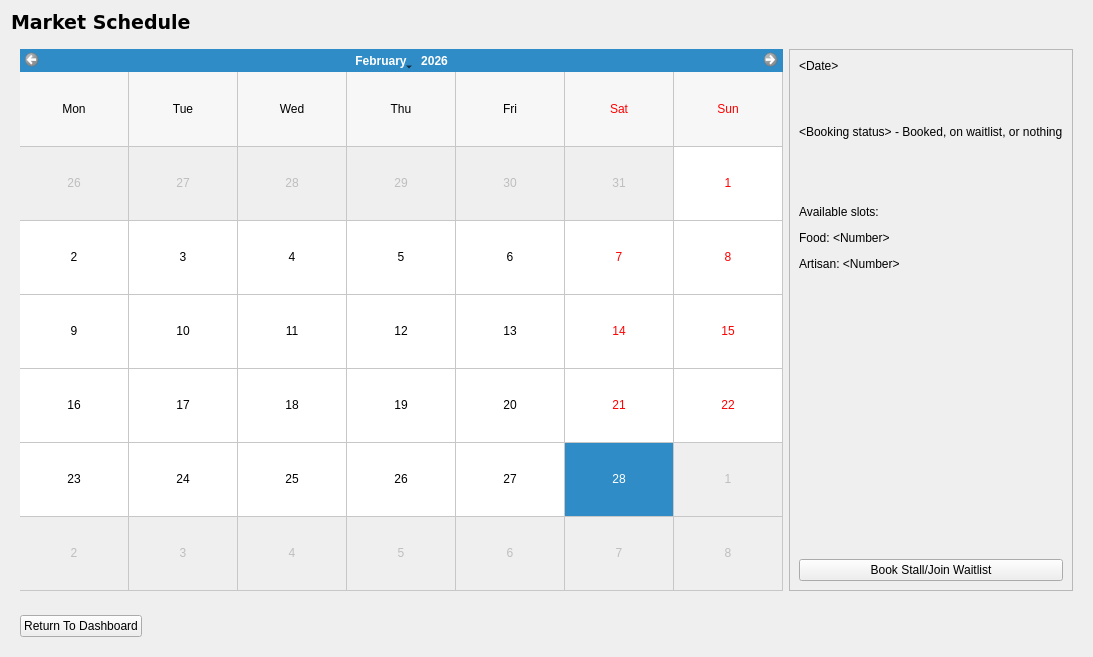
<?xml version="1.0" encoding="UTF-8"?>
<ui version="4.0">
 <class>MarketSchedulePage</class>
 <widget class="QWidget" name="MarketSchedulePage">
  <property name="geometry">
   <rect>
    <x>0</x>
    <y>0</y>
    <width>1093</width>
    <height>657</height>
   </rect>
  </property>
  <property name="windowTitle">
   <string>Form</string>
  </property>
  <layout class="QGridLayout" name="gridLayout">
   <item row="0" column="0">
    <widget class="QLabel" name="label_3">
     <property name="font">
      <font>
       <family>DejaVu Sans</family>
       <pointsize>14</pointsize>
       <weight>75</weight>
       <bold>true</bold>
      </font>
     </property>
     <property name="text">
      <string>Market Schedule</string>
     </property>
    </widget>
   </item>
   <item row="1" column="0">
    <widget class="QWidget" name="widget_2" native="true">
     <layout class="QGridLayout" name="gridLayout_6">
      <item row="0" column="0">
       <widget class="QCalendarWidget" name="calendarWidget_marketSchedule">
        <property name="minimumDate">
         <date>
          <year>2026</year>
          <month>2</month>
          <day>1</day>
         </date>
        </property>
        <property name="maximumDate">
         <date>
          <year>2026</year>
          <month>2</month>
          <day>28</day>
         </date>
        </property>
        <property name="gridVisible">
         <bool>true</bool>
        </property>
        <property name="verticalHeaderFormat">
         <enum>QCalendarWidget::NoVerticalHeader</enum>
        </property>
        <property name="navigationBarVisible">
         <bool>true</bool>
        </property>
       </widget>
      </item>
      <item row="0" column="1">
       <widget class="QFrame" name="frame_2">
        <property name="frameShape">
         <enum>QFrame::StyledPanel</enum>
        </property>
        <property name="frameShadow">
         <enum>QFrame::Raised</enum>
        </property>
        <layout class="QVBoxLayout" name="verticalLayout_3">
         <item>
          <widget class="QLabel" name="label_marketDateInfo">
           <property name="text">
            <string>&lt;html&gt;&lt;head/&gt;&lt;body&gt;&lt;p&gt;&amp;lt;Date&amp;gt;&lt;/p&gt;&lt;p&gt;&lt;br/&gt;&lt;/p&gt;&lt;p&gt;&amp;lt;Booking status&amp;gt; - Booked, on waitlist, or nothing&lt;br/&gt;&lt;/p&gt;&lt;p&gt;&lt;br/&gt;&lt;/p&gt;&lt;p&gt;Available slots:&lt;/p&gt;&lt;p&gt;Food: &amp;lt;Number&amp;gt;&lt;/p&gt;&lt;p&gt;Artisan: &amp;lt;Number&amp;gt;&lt;/p&gt;&lt;/body&gt;&lt;/html&gt;</string>
           </property>
          </widget>
         </item>
         <item>
          <spacer name="verticalSpacer_3">
           <property name="orientation">
            <enum>Qt::Vertical</enum>
           </property>
           <property name="sizeHint" stdset="0">
            <size>
             <width>20</width>
             <height>40</height>
            </size>
           </property>
          </spacer>
         </item>
         <item>
          <widget class="QPushButton" name="pushButton_bookStall">
           <property name="text">
            <string>Book Stall/Join Waitlist</string>
           </property>
          </widget>
         </item>
        </layout>
       </widget>
      </item>
     </layout>
    </widget>
   </item>
   <item row="2" column="0">
    <widget class="QWidget" name="widget" native="true">
     <layout class="QGridLayout" name="gridLayout_5">
      <item row="0" column="0">
       <widget class="QPushButton" name="pushButton_returnToDashboard">
        <property name="text">
         <string>Return To Dashboard</string>
        </property>
       </widget>
      </item>
      <item row="0" column="1">
       <spacer name="horizontalSpacer_4">
        <property name="orientation">
         <enum>Qt::Horizontal</enum>
        </property>
        <property name="sizeHint" stdset="0">
         <size>
          <width>40</width>
          <height>20</height>
         </size>
        </property>
       </spacer>
      </item>
     </layout>
    </widget>
   </item>
  </layout>
 </widget>
 <resources/>
 <connections/>
</ui>
